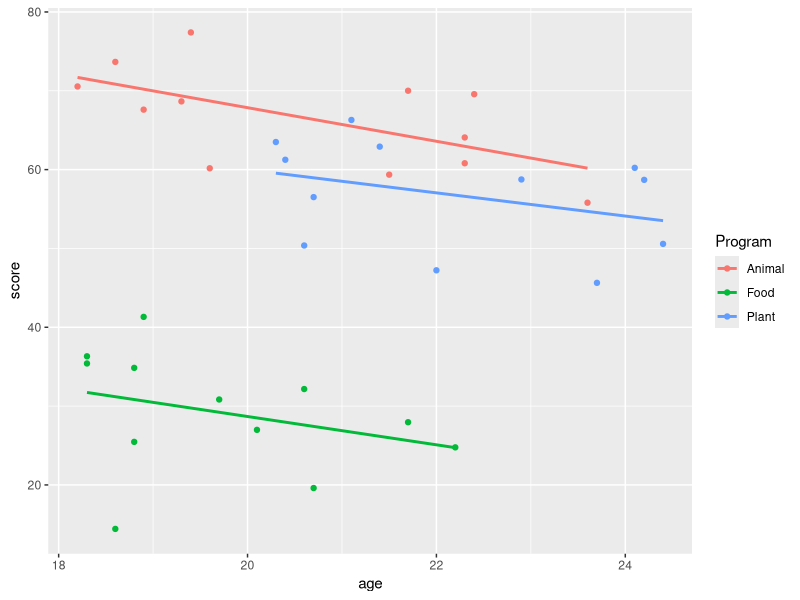
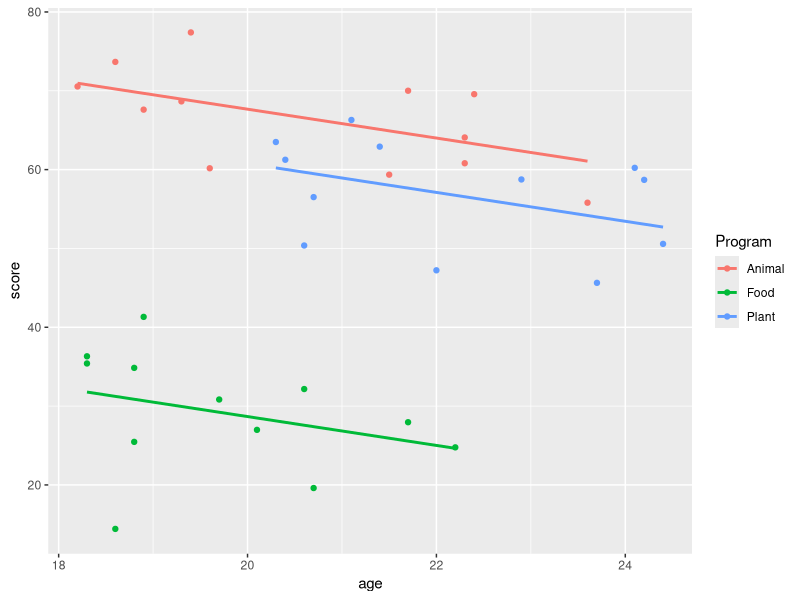

The R script that drew these images, in order:
###############################################################
## Practical 11 – Exercise 1: Scientific Writing (ANCOVA)
## Advanced Statistics (MAT20306)
###############################################################

# Install/load required packages
pkgs <- rownames(installed.packages())
if (!"car" %in% pkgs) install.packages("car")
if (!"emmeans" %in% pkgs) install.packages("emmeans")
if (!"tibble" %in% pkgs) install.packages("tibble")
if (!"ggplot2" %in% pkgs) install.packages("ggplot2")
if (!"doBy" %in% pkgs) install.packages("doBy")

library(car)
library(emmeans)
library(tibble)
library(ggplot2)
library(doBy)

# Custom ANOVA table function
Anova_table <- function(model) {
  At2 <- Anova(model, Type = 2)
  At1 <- anova(model)
  SStotal <- sum(At1[, 2])
  dftotal <- sum(At1[, 1])
  Total <- as.data.frame(cbind(SStotal, dftotal, "", ""))
  rownames(Total) <- "Total"
  names(Total) <- names(At2)
  Avtable <- rbind(At2, Total)
  for (c in 1:4) Avtable[, c] <- as.numeric(Avtable[, c])
  rows <- dim(Avtable)[1]
  MS <- as.numeric(Avtable[, 1]) / as.numeric(Avtable[, 2])
  Avtable <- add_column(Avtable, MS, .after = 2)
  return(Avtable)
}

# --- Load data ---
teaching_data <- read.table(file = "Teaching material wur.txt", header = TRUE)
teaching_data$Program <- as.factor(teaching_data$Program)

# --- Plot data ---
ggplot(data = teaching_data, aes(y = score, x = age, color = Program)) +
  geom_point() +
  stat_smooth(method = "lm", se = FALSE)

# --- Fit ANCOVA model ---
teaching.lm <- lm(score ~ Program + age, data = teaching_data)
summary(teaching.lm)
Anova_table(teaching.lm)

# --- Plot fitted ANCOVA model ---
ggplot(teaching_data, aes(x = age, y = score, color = Program)) +
  geom_point() +
  geom_line(aes(y = teaching.lm$fitted.values), linewidth = 1)

# --- Check mean ages ---
summaryBy(age ~ Program, data = teaching_data, FUN = mean)
mean(teaching_data$age)

# --- Pairwise comparisons (LSD) ---
emm1 <- emmeans(teaching.lm, specs = "Program", by = "age")
pairs(emm1, adjust = "none")
